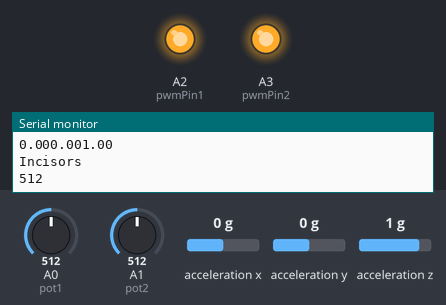
Simulated run of this sketch. Board: Arduino Uno, built with avr-gcc and run on an emulated ATmega328P. On the bench: output pins drawn as LEDs (lit = HIGH), the last lines printed to the serial monitor. Wiring (inferred from the names in the program): MPU-6050 motion sensor at I2C address 0x68. The test bench sets the inputs (shaded band); at power-on: A0 (pot1) = 512, A1 (pot2) = 512, acceleration x 0 g, acceleration y 0 g, acceleration z 1 g.

Above: at 1.2 s.
1.3 s: A0 (pot1) set to 134
2.8 s: A0 (pot1) set to 119
At 3.5 s:
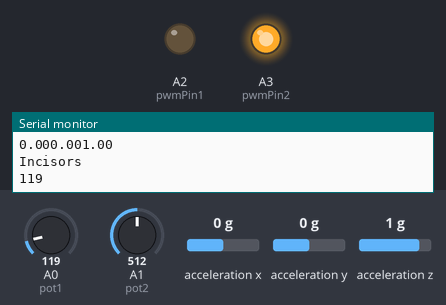
4.3 s: A1 (pot2) set to 136
5.8 s: A1 (pot2) set to 118
At 6.6 s:
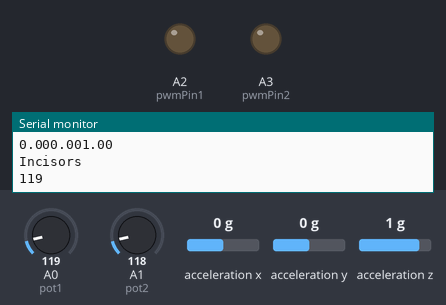
7.5 s: A0 (pot1) set to 306
At 8.2 s:
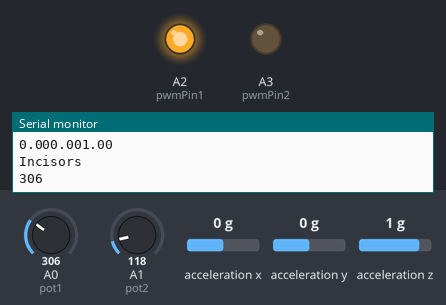
Timing chart, 0 to 10.5 s (numbered marks = the images above; inputs shaded):
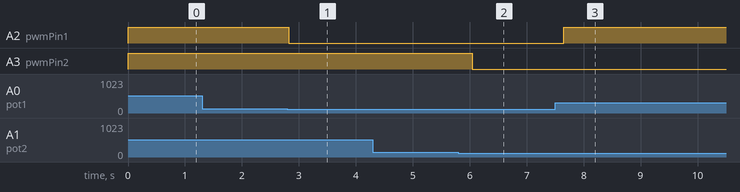

The sketch:

bluetooth_arduino_potentimeter.ino
```cpp
#include<Wire.h>
#include<SoftwareSerial.h>

// Define the data transmit/receive pins in Arduino

const int MPU6050_addr=0x68;
float AccX,AccY,AccZ;
int pwmPin1 = A2; // assigns pin 12 to variable pwm
int pwmPin2 = A3; //

int pot1 = A0; // assigns analog input A0 to variable pot1
int pot2 = A1; // assigns analog input A1 to variable pot2

int c1 = 0;   // declares variable c1
int c2 = 0;   // declares variable c2

int TxD = 0;
int RxD = 1;

//int StartTime = millis();

SoftwareSerial bt(RxD,TxD);

void setup(){
  pinMode(pot1,INPUT);
  pinMode(pot2,INPUT);

  pinMode(pwmPin1, OUTPUT);
  pinMode(pwmPin2,OUTPUT);

  pinMode(TxD, OUTPUT);
  pinMode(RxD, INPUT);
  Wire.begin();
  Wire.beginTransmission(MPU6050_addr);
  Wire.write(0x6B);
  Wire.write(0);
  Wire.endTransmission(true);
  Serial.begin(9600);
  bt.begin(9600);
}
void loop(){
  Wire.beginTransmission(MPU6050_addr);
  Wire.write(0x3B);
  Wire.endTransmission(false);
  Wire.requestFrom(MPU6050_addr,6,true);

  AccX=Wire.read()<<8|Wire.read();
  AccY=Wire.read()<<8|Wire.read();
  AccZ=Wire.read()<<8|Wire.read();

  AccX = AccX/16384;
  AccY = AccY/16384;
  AccZ = AccZ/16384;
  Serial.print(AccX);
  Serial.print(AccY);
  Serial.println(AccZ);
  if (AccZ>0.90){
   Serial.println("Incisors ");
  }
  else if (AccX >0.90){
    Serial.println("Top Molars ");
  }
  else if (AccX<0.90){
    Serial.println("Bottom Molars ");
      }


  c1 = analogRead(pot1);
  c2 = analogRead(pot2);

  analogWrite(pwmPin1, c1);
  analogWrite(pwmPin2, c2);
 Serial.println(c1);
  delay(400);
}
```

Measured:
- the behaviour switches between 128 and 127 on A0 (pot1) (found by bisection; images 0 and 1)
- the behaviour switches between 128 and 127 on A1 (pot2) (found by bisection; images 1 and 2)
- after the input at 2.8 s, A2 (pwmPin1): HIGH → LOW at once
- after the input at 5.8 s, A3 (pwmPin2): HIGH → LOW after 0.24 s
- after the input at 7.5 s, A2 (pwmPin1): LOW → HIGH after 0.15 s
